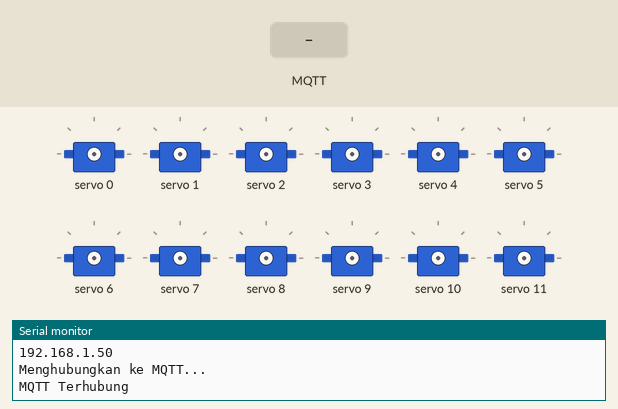
Bench run of a sketch on a simulated ESP8266 (NodeMCU). Shown: 12 × servo, the last lines printed to the serial monitor. Inputs (shaded band) come from the test bench. WiFi joins after 1.5 s; servers stay silent unless stated; EEPROM starts erased; no MQTT or app messages arrive unless stated.

Above: at 2.7 s.
2.8 s: MQTT message "on" arrives on the second subscribed topic
At 12.5 s:
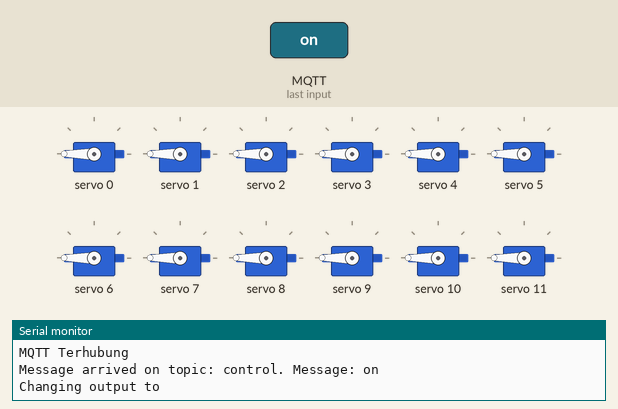
Timing chart, 0 to 13.3 s (numbered marks = the images above; inputs shaded):
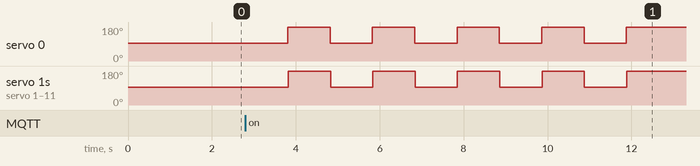

Measured:
- after the input at 2.8 s, servo 0–11: alternates 180° for 1.0 s and 93° for 1.0 s, starting after 1.0 s

The sketch:

BMC_FEEDER.ino
```cpp
#include <ESP8266WiFi.h>
#include <PubSubClient.h>
#include <Wire.h>
#include <PCA9685.h>
#include <PCF8574.h>
#include <EEPROM.h>

// adjust addresses if needed
PCF8574 Port1(0x20);  //Create an instance of the library
PCF8574 Port2(0x21);  //Create an instance of the library

const char* ssid = "BMC Makerspace";
const char* password = "123qweasd";
const char* mqtt_server = "110.35.82.86";
      char* clientid="iwanciliburDevice01";
#define mqtt_user "loradev_mqtt"
#define mqtt_password "test123"

int addr = 0;
#define EEPROM_SIZE 64

PCA9685 pwmController(Wire, PCA9685_PhaseBalancer_Weaved); // Library using Wire1 and weaved phase balancing scheme
PCA9685_ServoEvaluator pwmServo;

int channel0=0;int channel1=1;int channel2=2;int channel3=3;int channel4=4;int channel5=5;int channel6=6;int channel7=7;
int channel8=8;int channel9=9;int channel10=10;int channel11=11;int channel12=12;int channel13=13;

int relay1=0;int relay2=1;int relay3=2; int relay4=3;int relay5=4;int relay6=5;int relay7=6;int relay8=7;
int relay9=0;int relay10=1; int relay11=2;int relay12=3;int relay13=4;int relay14=5;int relay15=6;int relay16=7;

WiFiClient espClient;
PubSubClient client(espClient);


void setup_wifi() {

  delay(10);
  // We start by connecting to a WiFi network
  Serial.println();
  Serial.print("Connecting to ");
  Serial.println(ssid);

  WiFi.begin(ssid, password);

  while (WiFi.status() != WL_CONNECTED) {
    delay(500);
    Serial.print(".");
  }
  Serial.println("");
  Serial.println("WiFi connected");
  Serial.println("IP address: ");
  Serial.println(WiFi.localIP());

}

void callback(char* topic, byte* message, unsigned int length) {
  Serial.print("Message arrived on topic: ");
  Serial.print(topic);
  Serial.print(". Message: ");
  String messageTemp;

  for (int i = 0; i < length; i++) {
    Serial.print((char)message[i]);
    messageTemp += (char)message[i];
  }
  Serial.println();
  int terima=messageTemp.toInt();
  if (String(topic) == "bmc/autodrainage/relay1")  {if(messageTemp == "on"){Port1.write(relay1, HIGH); Serial.println("Relay1 HIGH");}else{Port1.write(relay1, LOW);}}
  if (String(topic) == "bmc/autodrainage/relay2")  {if(messageTemp == "on"){Port1.write(relay2, HIGH); Serial.println("Relay2 HIGH");}else{Port1.write(relay2, LOW);}}
  if (String(topic) == "bmc/autodrainage/relay3")  {if(messageTemp == "on"){Port1.write(relay3, HIGH); Serial.println("Relay3 HIGH");}else{Port1.write(relay3, LOW);}}
  if (String(topic) == "bmc/autodrainage/relay4")  {if(messageTemp == "on"){Port1.write(relay4, HIGH); Serial.println("Relay4 HIGH");}else{Port1.write(relay4, LOW);}}
  if (String(topic) == "bmc/autodrainage/relay5")  {if(messageTemp == "on"){Port1.write(relay5, HIGH); Serial.println("Relay5 HIGH");}else{Port1.write(relay5, LOW);}}
  if (String(topic) == "bmc/autodrainage/relay6")  {if(messageTemp == "on"){Port1.write(relay6, HIGH); Serial.println("Relay6 HIGH");}else{Port1.write(relay6, LOW);}}
  if (String(topic) == "bmc/autodrainage/relay7")  {if(messageTemp == "on"){Port1.write(relay7, HIGH); Serial.println("Relay7 HIGH");}else{Port1.write(relay7, LOW);}}
  if (String(topic) == "bmc/autodrainage/relay8")  {if(messageTemp == "on"){Port1.write(relay8, HIGH); Serial.println("Relay8 HIGH");}else{Port1.write(relay8, LOW);}}
  if (String(topic) == "bmc/autodrainage/relay9")  {if(messageTemp == "on"){Port2.write(relay9, HIGH); Serial.println("Relay9 HIGH");}else{Port2.write(relay9, LOW);}}
  if (String(topic) == "bmc/autodrainage/relay10") {if(messageTemp == "on"){Port2.write(relay10, HIGH);Serial.println("Relay10 HIGH");}else{Port2.write(relay10, LOW);}}
  if (String(topic) == "bmc/autodrainage/relay11") {if(messageTemp == "on"){Port2.write(relay11, HIGH);Serial.println("Relay11 HIGH");}else{Port2.write(relay11, LOW);}}
  if (String(topic) == "bmc/autodrainage/relay12") {if(messageTemp == "on"){Port2.write(relay12, HIGH);Serial.println("Relay12 HIGH");}else{Port2.write(relay12, LOW);}}
  if (String(topic) == "bmc/autodrainage/relay13") {if(messageTemp == "on"){Port2.write(relay13, HIGH);Serial.println("Relay13 HIGH");}else{Port2.write(relay13, LOW);}}
  if (String(topic) == "bmc/autodrainage/relay14") {if(messageTemp == "on"){Port2.write(relay14, HIGH);Serial.println("Relay14 HIGH");}else{Port2.write(relay14, LOW);}}
  if (String(topic) == "bmc/autodrainage/relay15") {if(messageTemp == "on"){Port2.write(relay15, HIGH);Serial.println("Relay15 HIGH");}else{Port2.write(relay15, LOW);}}
  if (String(topic) == "bmc/autodrainage/relay16") {if(messageTemp == "on"){Port2.write(relay16, HIGH);Serial.println("Relay16 HIGH");}else{Port2.write(relay16, LOW);}}

  if (String(topic) == "waktu") {
    //Serial.print("Terima Waktu:");Serial.println(terima);
    EEPROM.write(addr, terima);
    }

  if (String(topic) == "control") {
    Serial.print("Changing output to ");
    int waktunya=EEPROM.read(addr);

    if(messageTemp == "on"){
      for (int i=0; i<waktunya; i++){
      pwmController.setChannelPWM(channel0, pwmServo.pwmForAngle(0));
      pwmController.setChannelPWM(channel1, pwmServo.pwmForAngle(0));
      pwmController.setChannelPWM(channel2, pwmServo.pwmForAngle(0));
      pwmController.setChannelPWM(channel3, pwmServo.pwmForAngle(0));
      pwmController.setChannelPWM(channel4, pwmServo.pwmForAngle(0));
      pwmController.setChannelPWM(channel5, pwmServo.pwmForAngle(0));
      pwmController.setChannelPWM(channel6, pwmServo.pwmForAngle(0));
      pwmController.setChannelPWM(channel7, pwmServo.pwmForAngle(0));
      pwmController.setChannelPWM(channel8, pwmServo.pwmForAngle(0));
      pwmController.setChannelPWM(channel9, pwmServo.pwmForAngle(0));
      pwmController.setChannelPWM(channel10, pwmServo.pwmForAngle(0));
      pwmController.setChannelPWM(channel11, pwmServo.pwmForAngle(0));
      pwmController.setChannelPWM(channel12, pwmServo.pwmForAngle(0));
      pwmController.setChannelPWM(channel13, pwmServo.pwmForAngle(0));
      delay(1000);
      pwmController.setChannelPWM(channel0, pwmServo.pwmForAngle(180));
      pwmController.setChannelPWM(channel1, pwmServo.pwmForAngle(180));
      pwmController.setChannelPWM(channel2, pwmServo.pwmForAngle(180));
      pwmController.setChannelPWM(channel3, pwmServo.pwmForAngle(180));
      pwmController.setChannelPWM(channel4, pwmServo.pwmForAngle(180));
      pwmController.setChannelPWM(channel5, pwmServo.pwmForAngle(180));
      pwmController.setChannelPWM(channel6, pwmServo.pwmForAngle(180));
      pwmController.setChannelPWM(channel7, pwmServo.pwmForAngle(180));
      pwmController.setChannelPWM(channel8, pwmServo.pwmForAngle(180));
      pwmController.setChannelPWM(channel9, pwmServo.pwmForAngle(180));
      pwmController.setChannelPWM(channel10, pwmServo.pwmForAngle(180));
      pwmController.setChannelPWM(channel11, pwmServo.pwmForAngle(180));
      pwmController.setChannelPWM(channel12, pwmServo.pwmForAngle(180));
      pwmController.setChannelPWM(channel13, pwmServo.pwmForAngle(180));
      delay(1000);
    }
    }
  }

}

void reconnect() {
  // Loop until we're reconnected
  while (!client.connected()) {
    Serial.println("Menghubungkan ke MQTT...");
    // AtsuhuPublisht to connect
    //if (client.connect(clientid, mqtt_user, mqtt_password)) {
    if (client.connect(clientid)) {
      Serial.println("MQTT Terhubung");
      client.subscribe("waktu");
      client.subscribe("control");
      client.subscribe("bmc/autodrainage/relay1"); client.subscribe("bmc/autodrainage/relay2");
      client.subscribe("bmc/autodrainage/relay3");client.subscribe("bmc/autodrainage/relay4");
      client.subscribe("bmc/autodrainage/relay5");client.subscribe("bmc/autodrainage/relay6");
      client.subscribe("bmc/autodrainage/relay7");client.subscribe("bmc/autodrainage/relay8");
      client.subscribe("bmc/autodrainage/relay9");client.subscribe("bmc/autodrainage/relay10");
      client.subscribe("bmc/autodrainage/relay11");client.subscribe("bmc/autodrainage/relay12");
      client.subscribe("bmc/autodrainage/relay13");client.subscribe("bmc/autodrainage/relay14");
      client.subscribe("bmc/autodrainage/relay15");client.subscribe("bmc/autodrainage/relay16");

      // Once connected, publish an announcement...
    } else {
      Serial.print("failed, rc=");
      Serial.print(client.state());
      Serial.println(" try again in 5 seconds");
      // Wait 5 seconds before retrying
      delay(5000);
    }
  }
}


void setup()
{
  // Debug console
  Serial.begin(115200);
  setup_wifi();
  client.setServer(mqtt_server, 1883);
  client.setCallback(callback);
  EEPROM.begin(EEPROM_SIZE);
  Wire.begin();                      // Wire must be started first
  Wire.setClock(4000);             // Supported baud rates are 100kHz, 400kHz, and 1000kHz
  pwmController.resetDevices();       // Software resets all PCA9685 devices on Wire line
  pwmController.init(B000000);        // Address pins A5-A0 set to B000000
  pwmController.setPWMFrequency(50);  // 50Hz provides 20ms standard servo phase length
  EEPROM.write(addr, 5);

  Port1.begin();            //Initiliase the PCF8574 (all pins are set to high)
  Port2.begin();            //Initiliase the PCF8574 (all pins are set to high)

  /*/for (int i=0; i<8; i++){
    //Port.pinMode(i, OUTPUT); //Set digital pin 0 to an ouput
    Port1.shiftRight();
    Port2.shiftRight();
  }
  /*/
}

void loop()
{
  if (!client.connected()) {
    reconnect();
  }
    client.loop();
}
```
